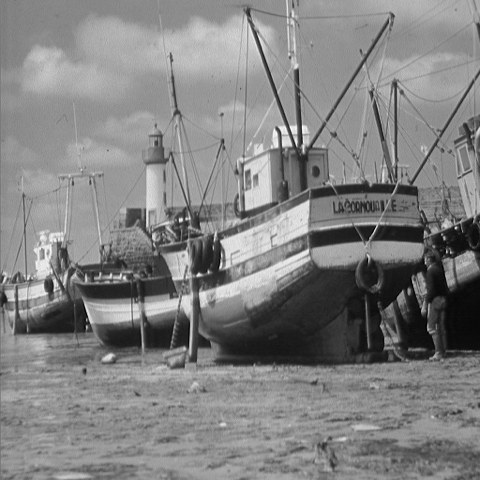
#> input picture boat.tiff, 480 x 480 px, found by its file name
$ python noisehw1.py
#> lines starting #> are read from the running program, lines starting #| are printed output that depends on the picture; after the words box and inside, x2 and y2 are one past the last pixel; in counts of white or black regions, pixels touching at a corner belong together
# -*- coding: utf-8 -*-
"""
Created on Mon Oct  5 20:54:17 2020

@author: rchen
"""


from PIL import Image
import numpy as np
from IPython.display import display
import random


ima = Image.open(r"C:\Users\rchen\OneDrive\Documents\Caltech Soph\ee 55\\boat.tiff")
#> ima is the input picture: PIL image 480x480 L; min 0, max 255, mean 129.7

im = ima.load()
#im = np.array(ima)


for x in range(ima.size[0]):
    for j in range(ima.size[1]):
        if im[x,j] < 127:
            im[x,j] = (0)

        else:
            im[x,j] = (255)


    display(ima)
#> this loop made 480 passes
#> pass 1, `display(ima)`:
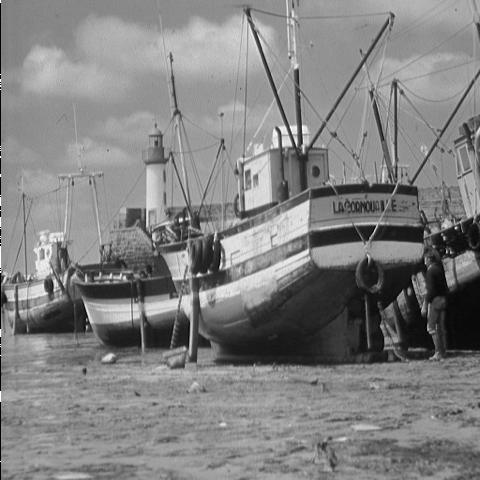
#> shown: PIL image 480x480 L; min 0, max 255, mean 129.6
#> pass 2, `display(ima)`:
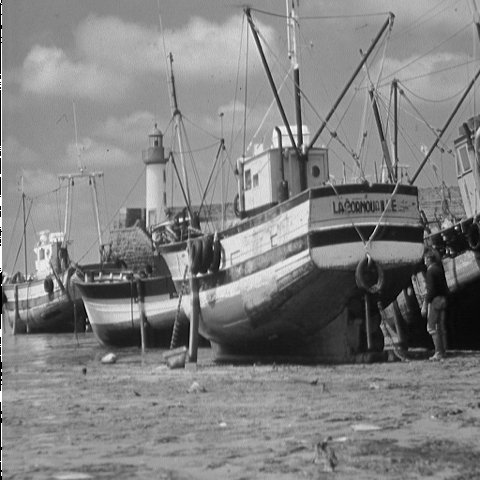
#> shown: PIL image 480x480 L; min 0, max 255, mean 129.7
#> after the loop:
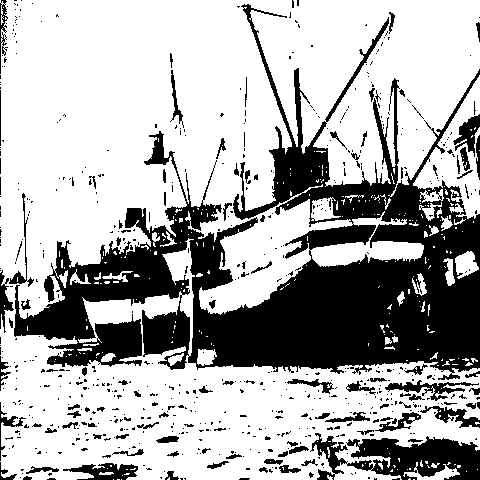
#> ima: PIL image 480x480 L; 69% white; 651 black regions (549 under 20 px), largest, box (x1, y1, x2, y2) and area: (14, 4, 480, 380) 56435, (310, 433, 480, 480) 4498, (63, 463, 138, 480) 723
